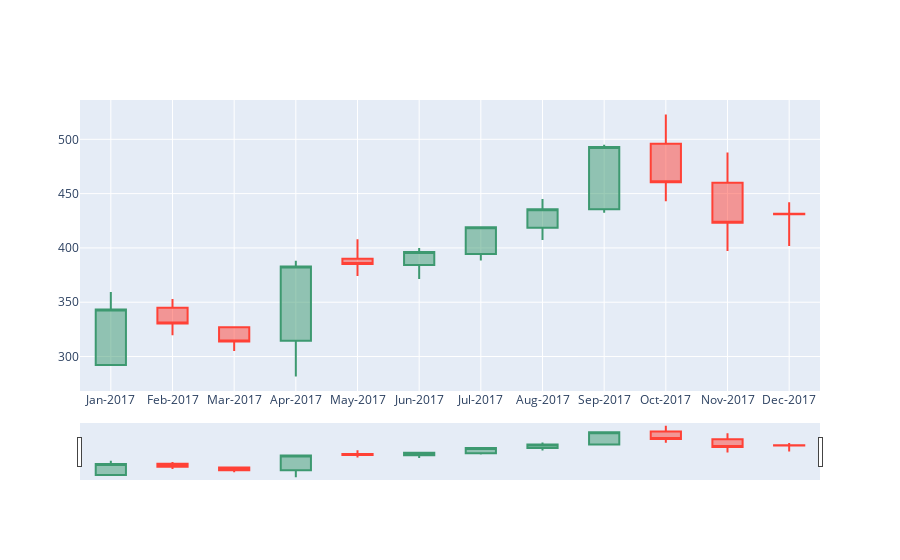

Here is the notebook cell this chart was saved with:
### Code cell
month=rosn_m.index.strftime('%b-2017')

trace2 = go.Candlestick(
                x=month, 
                open=rosn_m['Open'],
                high=rosn_m['High'],
                low=rosn_m['Low'],
                close=rosn_m['Close'])

data2 = [trace2]
fig = go.Figure(data=data2)
iplot(fig)

### Figure 1 — Plotly figure (JSON) as saved in the notebook; plotly's stock layout.template omitted (floating-point values rounded to 4 significant figures)
{"data": [{"close": [343.2, 330.5, 313.9, 383, 385.3, 396.1, 419, 435.7, 493, 460.4, 423.1, 430.9], "high": [359.3, 353, 327.9, 388.2, 408.1, 399.9, 419, 444.9, 495, 522.8, 487.9, 442.1], "low": [292.1, 319.5, 305, 281.6, 374.2, 371.4, 388.4, 407.2, 432.4, 443.1, 397.2, 401.9], "open": [292.1, 345, 326.9, 314.5, 390.1, 384.2, 394.5, 418.5, 435.7, 495.9, 460, 431.6], "type": "candlestick", "x": ["Jan-2017", "Feb-2017", "Mar-2017", "Apr-2017", "May-2017", "Jun-2017", "Jul-2017", "Aug-2017", "Sep-2017", "Oct-2017", "Nov-2017", "Dec-2017"]}], "layout": {}}
